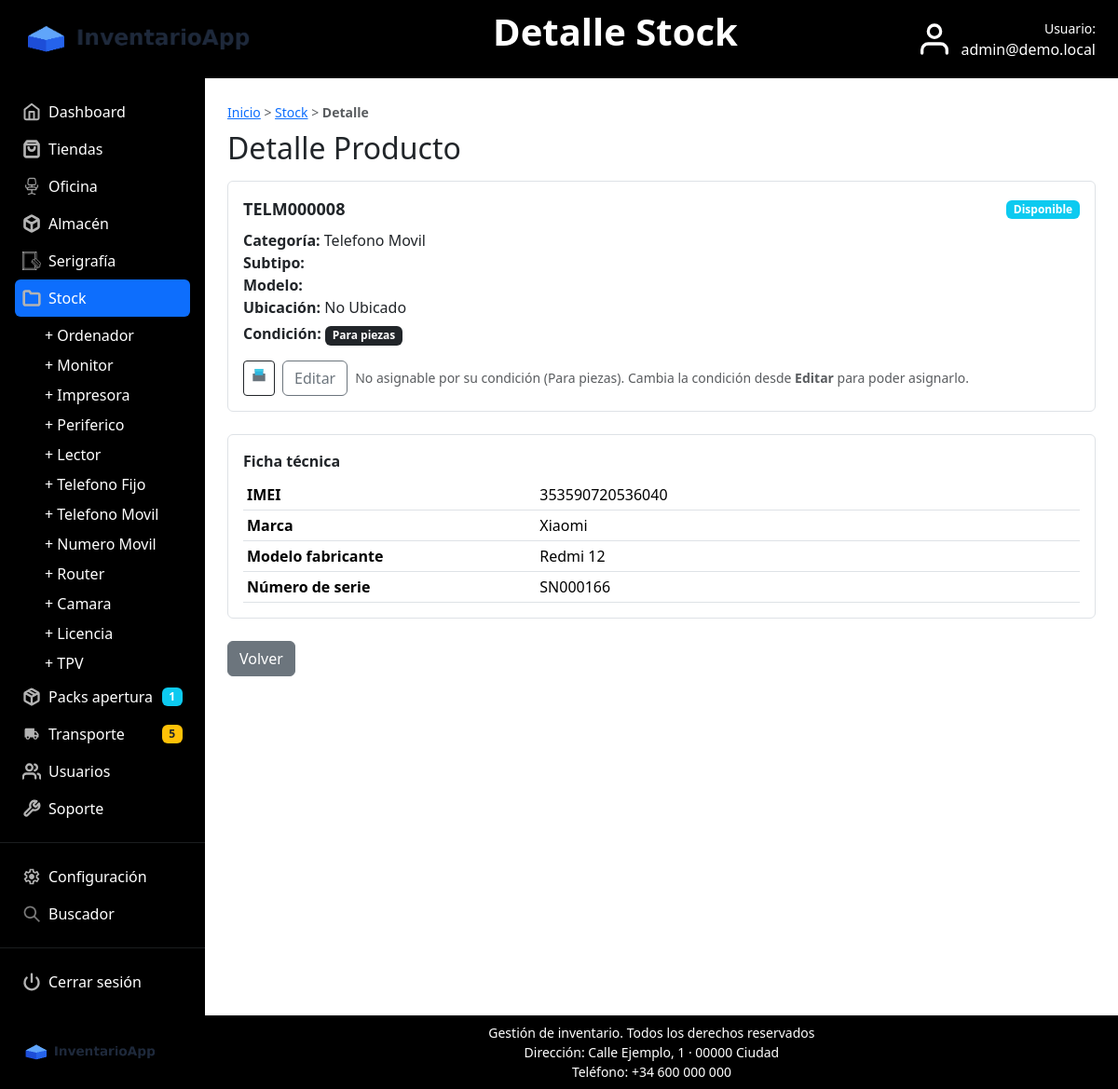
Page /controller/stock.php?action=ver&id=166 (signed in) on the committed database.
### tables this page shows
CREATE TABLE `producto` (
  `id` int(11) NOT NULL AUTO_INCREMENT,
  `codigo` varchar(50) NOT NULL,
  `modelo` varchar(80) NOT NULL,
  `id_categoria` int(11) NOT NULL,
  `estado` varchar(20) NOT NULL,
  `subtipo` varchar(50) NOT NULL DEFAULT '',
  PRIMARY KEY (`id`),
  UNIQUE KEY `codigo` (`codigo`),
  KEY `id_categoria` (`id_categoria`),
  CONSTRAINT `producto_ibfk_1` FOREIGN KEY (`id_categoria`) REFERENCES `categoria` (`id`)
);

CREATE TABLE `categoria` (
  `id` int(11) NOT NULL AUTO_INCREMENT,
  `nombre` varchar(50) NOT NULL,
  PRIMARY KEY (`id`)
);

CREATE TABLE `producto_atributo` (
  `id_producto` int(11) NOT NULL,
  `id_atributo` int(11) NOT NULL,
  `valor` text DEFAULT NULL,
  PRIMARY KEY (`id_producto`,`id_atributo`),
  KEY `id_atributo` (`id_atributo`),
  CONSTRAINT `producto_atributo_ibfk_1` FOREIGN KEY (`id_producto`) REFERENCES `producto` (`id`) ON DELETE CASCADE,
  CONSTRAINT `producto_atributo_ibfk_2` FOREIGN KEY (`id_atributo`) REFERENCES `atributo` (`id`)
);

CREATE TABLE `atributo` (
  `id` int(11) NOT NULL AUTO_INCREMENT,
  `clave` varchar(60) NOT NULL,
  `nombre` varchar(100) NOT NULL,
  `tipo` enum('text','number','date','bool','select') NOT NULL DEFAULT 'text',
  `opciones` text DEFAULT NULL,
  `unidad` varchar(20) DEFAULT NULL,
  `requerido` tinyint(1) NOT NULL DEFAULT 0,
  PRIMARY KEY (`id`),
  UNIQUE KEY `clave` (`clave`)
);

### model/StockAlta.php (called while the page is built, shortened)
<?php
class StockAlta
{
    public static function condiciones()
    {
        return array(
            'nuevo' => 'Nuevo',
            'usado' => 'Usado',
            'reacondicionado' => 'Reacondicionado',
            'averiado' => 'Averiado',
            'en_garantia' => 'En garantía',
            'en_reparacion' => 'En reparación',
            'para_piezas' => 'Para piezas',
            'desechado' => 'Desechado'
        );
    }
    public static function condicionAsignable($estado)
    {
        return $estado == 'nuevo' || $estado == 'usado' || $estado == 'reacondicionado';
    }
    public static function obtenerProductoConAsignacion($cn, $idProducto)
    {
        $consulta = "
            SELECT p.*,
                   c.nombre AS categoria_nombre,
                   a.destino_tipo,
                   a.destino_id,
                   a.slot,
                   e.estado AS envio_estado
            FROM producto p
            INNER JOIN categoria c ON c.id = p.id_categoria
            LEFT JOIN asignacion a ON a.id_producto = p.id
            LEFT JOIN envio e ON e.id_producto = p.id AND e.estado IN ('preparando','enviado')
            WHERE p.id = $idProducto
            LIMIT 1
        ";
        $resultado = $cn->query($consulta);
        return $resultado->fetchObject();
    }
    public static function obtenerAtributosProducto($cn, $idProducto)
    {
        $consulta = "
            SELECT
                a.id,
                a.clave,
                a.nombre,
                a.tipo,
                a.unidad,
                pa.valor
            FROM producto_atributo pa
            INNER JOIN atributo a ON a.id = pa.id_atributo
            WHERE pa.id_producto = $idProducto
            ORDER BY a.nombre ASC
        ";
        $resultado = $cn->query($consulta);
        $atributos = array();
        while ($atributo = $resultado->fetchObject()) {
            $atributos[] = $atributo;
        }
        return $atributos;
    }
}

### view/stock_detalle_view.php (the view, shortened to what this page needs)
<!DOCTYPE html>
<html lang="es">
<head>
    <link rel="stylesheet" href="../view/css/bootstrap.min.css">
    <link rel="stylesheet" href="../view/css/estilos.css">
</head>
<body class="d-flex flex-column min-vh-100">
    <?php $tituloPagina = 'Detalle Stock'; include_once 'menu.php'; ?>
    <main class="container-fluid flex-grow-1 d-flex p-0">
        <div class="d-flex flex-grow-1 w-100">
            <?php include_once 'sidebar.php'; ?>
            <section class="flex-grow-1 p-4" style="min-width:0;">
                <div class="mb-2">
                    <small class="text-muted">
                        <a href="index.php">Inicio</a> &gt; <a href="stock.php">Stock</a> &gt; <strong>Detalle</strong>
                    </small>
                </div>
                <h2 class="mb-3">Detalle Producto</h2>
                <?php if (isset($errores) && count($errores) > 0) { ?>
                    <div class="alert alert-danger">
                        <?php foreach ($errores as $e) { ?>
                            <div><?php echo $e; ?></div>
                        <?php } ?>
                    </div>
                    <a href="stock.php" class="btn btn-secondary">Volver</a>
                <?php } else { ?>
                    <?php
                    $asignado = false;
                    $esTransito = false;
                    if ($asignado && $producto->destino_tipo == 'envio') {
                        $envioEstado = '';
                        if (isset($producto->envio_estado)) { $envioEstado = $producto->envio_estado; }
                        if ($envioEstado == 'preparando') {
                            $estadoTexto = 'Preparando envío';
                            $badgeClass = 'bg-secondary';
                        } else {
                            $estadoTexto = 'Enviado';
                            $badgeClass = 'bg-primary';
                        }
                        $ubicacion = 'En envío a tienda';
                        $esTransito = true;
                    } else if ($asignado && $producto->destino_tipo == 'devolucion') {
                        $estadoTexto = 'En devolución';
                        $badgeClass = 'bg-warning text-dark';
                        $ubicacion = 'En devolución a oficina';
                        $esTransito = true;
                    } else if ($asignado && $producto->destino_tipo == 'recepcion') {
                        $estadoTexto = 'En recepción';
                        $badgeClass = 'bg-warning text-dark';
                        $ubicacion = 'En recepción';
                        $esTransito = true;
                    } else if ($asignado && $producto->destino_tipo == 'pack') {
                        $estadoTexto = 'En pack';
                        $badgeClass = 'bg-primary';
                        $ubicacion = 'En pack de apertura';
                        $esTransito = true;
                    } else if ($asignado) {
                        $estadoTexto = 'Asignado';
                        $badgeClass = 'bg-success';
                        $ubicacion = $producto->destino_tipo;
                    } else {
                        $estadoTexto = 'Disponible';
                        $badgeClass = 'bg-info';
                        $ubicacion = 'No Ubicado';
                    }
                    $cond = '';
                    if (isset($producto->estado)) { $cond = $producto->estado; }
                    $condLabel = $cond;
                    if (isset($condiciones[$cond])) { $condLabel = $condiciones[$cond]; }
                    $condClass = 'bg-secondary';
                    if ($cond == 'para_piezas') { $condClass = 'bg-dark'; }
                    $codigo = '';
                    if (isset($producto->codigo)) {
                        $codigo = $producto->codigo;
                    }
                    $categoria = '';
                    if (isset($producto->categoria_nombre)) {
                        $categoria = $producto->categoria_nombre;
                    }
                    $subtipo = '';
                    if (isset($producto->subtipo)) {
                        $subtipo = $producto->subtipo;
                    }
                    $modelo = '';
                    if (isset($producto->modelo)) {
                        $modelo = $producto->modelo;
                    }
                    ?>
                    <div class="border rounded p-3 mb-4">
                        <div class="d-flex justify-content-between align-items-center mb-2">
                            <div class="fw-semibold" style="font-size:18px;">
                                <?php echo $codigo; ?>
                            </div>
                            <span class="badge <?php echo $badgeClass; ?>"><?php echo $estadoTexto; ?></span>
                        </div>
                        <div><strong>Categoría:</strong> <?php echo $categoria; ?></div>
                        <div><strong>Subtipo:</strong> <?php echo $subtipo; ?></div>
                        <div><strong>Modelo:</strong> <?php echo $modelo; ?></div>
                        <div><strong>Ubicación:</strong> <?php echo $ubicacion; ?></div>
                        <div class="mt-1"><strong>Condición:</strong> <span class="badge <?php echo $condClass; ?>"><?php echo $condLabel; ?></span></div>
                        <div class="mt-3 d-flex gap-2 flex-wrap">
                            <a class="btn btn-outline-dark btn-sm" target="_blank"
                                href="../controller/etiqueta.php?codigo=<?php echo $producto->codigo; ?>&modelo=<?php echo $producto->modelo; ?>">
                                <img src="../view/img/iconos/etiqueta.svg" alt="" style="width:16px;height:16px;">
                            </a>
                            <?php if ($_SESSION['rol'] == 'admin') { ?>
                                <a class="btn btn-outline-secondary" href="stock.php?action=editar&id=<?php echo $producto->id; ?>">Editar</a>
                            <?php } ?>
                            <?php if ($asignado) { ?>
                                <?php if (isset($linkDestino) && $linkDestino != '') { ?>
                                    <a class="btn btn-outline-primary" href="<?php echo $linkDestino; ?>"><?php echo $linkDestinoTexto; ?></a>
                                <?php } ?>
                                <?php if ($_SESSION['rol'] == 'admin' && !$esTransito) { ?>
                                    <a class="btn btn-danger" href="stock.php?action=liberar&id=<?php echo $producto->id; ?>"
                                        onclick="return confirm('¿Seguro que quieres liberar este producto?');">Liberar</a>
                                <?php } ?>
                                <?php if ($esTransito) { ?>
                                    <span class="text-muted small align-self-center">Gestiónalo desde su panel (<?php echo $linkDestinoTexto; ?>).</span>
                                <?php } ?>
                            <?php } else { ?>
                                <?php if ($_SESSION['rol'] == 'admin') { ?>
                                    <?php if (isset($puedeAsignar) && $puedeAsignar) { ?>
                                        <a class="btn btn-primary" href="stock.php?action=asignar&id=<?php echo $producto->id; ?>">Asignar</a>
                                    <?php } else { ?>
                                        <span class="text-muted small align-self-center">
                                            No asignable por su condición (<?php echo $condLabel; ?>). Cambia la condición desde <strong>Editar</strong> para poder asignarlo.
                                        </span>
                                    <?php } ?>
                                <?php } ?>
                            <?php } ?>
                        </div>
                    </div>
                    <div class="border rounded p-3 mb-4">
                        <div class="fw-semibold mb-2">Ficha técnica</div>
                        <?php if (!isset($atributosProducto) || $atributosProducto == '') { ?>
                            <div class="text-muted">Sin ficha técnica guardada.</div>
                        <?php } else { ?>
                            <div class="table-responsive">
                                <table class="table table-sm align-middle mb-0">
                                    <tbody>
                                        <?php foreach ($atributosProducto as $a) { ?>
                                            <?php
                                            $valor = '';
                                            if (isset($a->valor)) {
                                                $valor = $a->valor;
                                            }
                                            ?>
                                            <tr>
                                                <td style="width:35%"><strong><?php echo $a->nombre; ?></strong></td>
                                                <td>
                                                    <?php echo $valor; ?>
                                                </td>
                                            </tr>
                                        <?php } ?>
                                    </tbody>
                                </table>
                            </div>
                        <?php } ?>
                    </div>
                    <a href="stock.php" class="btn btn-secondary">Volver</a>
                <?php } ?>
            </section>
        </div>
    </main>
    <footer class="bg-black text-white py-2">
        <div class="container-fluid px-3 px-md-4">
            <div class="d-flex align-items-center gap-3">
                <a href="index.php" class="text-decoration-none">
                    <img src="../view/img/logo.png" alt="InventarioApp" style="height:35px;">
                </a>
                <div class="container text-center small">
                    Gestión de inventario. Todos los derechos reservados <br>
                    Dirección: Calle Ejemplo, 1 · 00000 Ciudad <br>
                    Teléfono: +34 600 000 000
                </div>
            </div>
        </div>
    </footer>
</body>
</html>

### rows in the picture
producto: codigo "TELM000008", id_categoria.nombre "Telefono Movil", estado "Para piezas"
producto_atributo: id_atributo.nombre "IMEI", valor "353590720536040"
producto_atributo: id_atributo.nombre "Marca", valor "Xiaomi"
producto_atributo: id_atributo.nombre "Modelo fabricante", valor "Redmi 12"
producto_atributo: id_atributo.nombre "Número de serie", valor "SN000166"

### other values in the picture
$tituloPagina "Detalle Stock"
$_SESSION['usuario'] "admin@demo.local"
$packsEnCurso "1"
$totalTransporte "5"
$estadoTexto "Disponible"
$ubicacion "No Ubicado"
